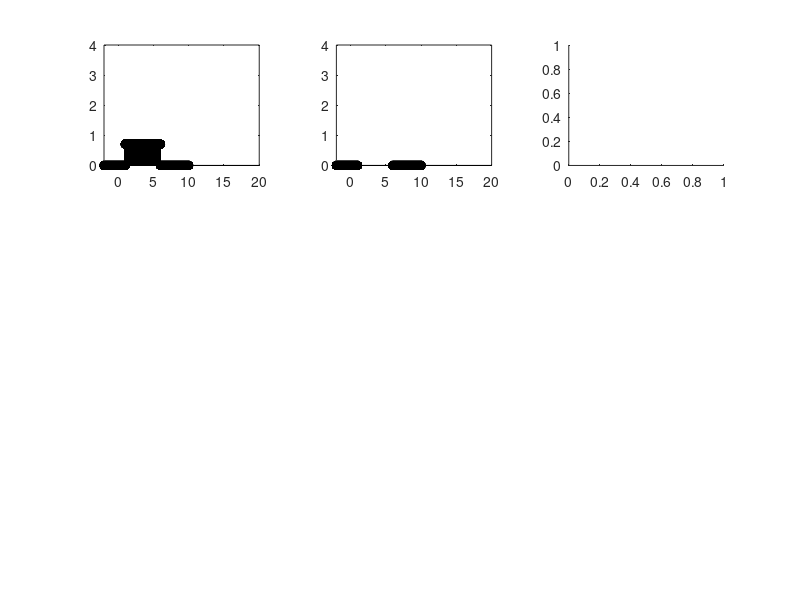

MATLAB code for this plot: (Note: this script raises an error after producing the figure.)
clc
clear all

n=-2:0.001:10

u=@(n) 1*(n>=0)|0*(n<0);

x=(u(n-1)-u(n-6)).*sin((2*pi)/8);

h=(u(n-1)-u(n-6)).*-sin((2*pi)/8)

y = conv(x,h)

subplot(3,3,1),stem(n,x,'k','filled');ylim([0 4]);xlim([-2 20]);

subplot(3,3,2),stem(n,h,'k','filled');ylim([0 4]);xlim([-2 20]);

subplot(3,3,3),stem(n,y,'k','filled');ylim([0 4]);xlim([-2 20]);

